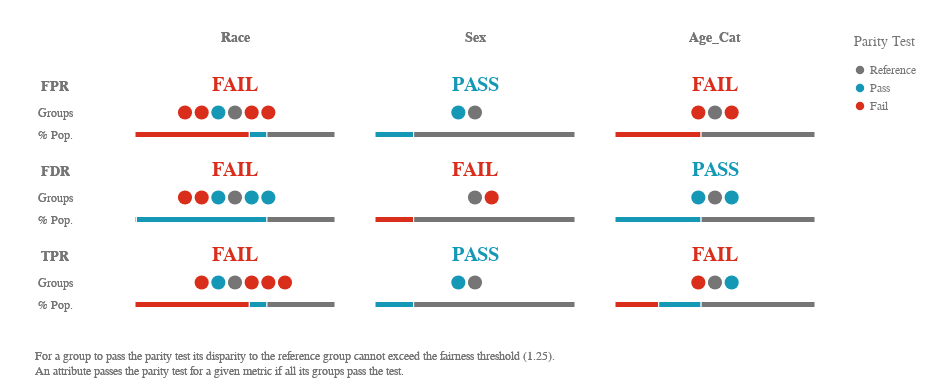

Source (notebook cell):
### Code cell
plot.summary(majority_bdf, attributes_list=["race", "sex", "age_cat"], metrics_list=METRICS)
